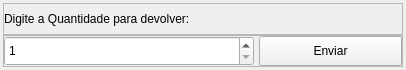
<?xml version="1.0" encoding="UTF-8"?>
<ui version="4.0">
 <class>MainWindow</class>
 <widget class="QMainWindow" name="MainWindow">
  <property name="geometry">
   <rect>
    <x>0</x>
    <y>0</y>
    <width>406</width>
    <height>70</height>
   </rect>
  </property>
  <property name="minimumSize">
   <size>
    <width>406</width>
    <height>70</height>
   </size>
  </property>
  <property name="maximumSize">
   <size>
    <width>406</width>
    <height>70</height>
   </size>
  </property>
  <property name="windowTitle">
   <string>MainWindow</string>
  </property>
  <widget class="QWidget" name="centralwidget">
   <property name="minimumSize">
    <size>
     <width>0</width>
     <height>0</height>
    </size>
   </property>
   <property name="maximumSize">
    <size>
     <width>999999</width>
     <height>999999</height>
    </size>
   </property>
   <layout class="QVBoxLayout" name="verticalLayout">
    <property name="spacing">
     <number>0</number>
    </property>
    <property name="leftMargin">
     <number>3</number>
    </property>
    <property name="topMargin">
     <number>3</number>
    </property>
    <property name="rightMargin">
     <number>3</number>
    </property>
    <property name="bottomMargin">
     <number>3</number>
    </property>
    <item>
     <widget class="QFrame" name="frame">
      <property name="frameShape">
       <enum>QFrame::StyledPanel</enum>
      </property>
      <property name="frameShadow">
       <enum>QFrame::Raised</enum>
      </property>
      <layout class="QHBoxLayout" name="horizontalLayout">
       <property name="leftMargin">
        <number>0</number>
       </property>
       <property name="topMargin">
        <number>0</number>
       </property>
       <property name="rightMargin">
        <number>0</number>
       </property>
       <property name="bottomMargin">
        <number>0</number>
       </property>
       <item>
        <widget class="QLabel" name="label">
         <property name="styleSheet">
          <string notr="true">font: 12px &quot;Arial Rounded MT Bold&quot;;
</string>
         </property>
         <property name="text">
          <string>Digite a Quantidade para devolver:</string>
         </property>
        </widget>
       </item>
       <item>
        <widget class="QLabel" name="labelNome">
         <property name="text">
          <string/>
         </property>
        </widget>
       </item>
      </layout>
     </widget>
    </item>
    <item>
     <widget class="QFrame" name="frame_2">
      <property name="frameShape">
       <enum>QFrame::StyledPanel</enum>
      </property>
      <property name="frameShadow">
       <enum>QFrame::Raised</enum>
      </property>
      <layout class="QHBoxLayout" name="horizontalLayout_2">
       <property name="spacing">
        <number>5</number>
       </property>
       <property name="leftMargin">
        <number>0</number>
       </property>
       <property name="topMargin">
        <number>0</number>
       </property>
       <property name="rightMargin">
        <number>0</number>
       </property>
       <property name="bottomMargin">
        <number>0</number>
       </property>
       <item>
        <widget class="QSpinBox" name="spinBox">
         <property name="minimumSize">
          <size>
           <width>250</width>
           <height>30</height>
          </size>
         </property>
         <property name="maximumSize">
          <size>
           <width>250</width>
           <height>16777215</height>
          </size>
         </property>
         <property name="cursor">
          <cursorShape>ArrowCursor</cursorShape>
         </property>
         <property name="styleSheet">
          <string notr="true">font: 12pt &quot;Arial Rounded MT Bold&quot;;</string>
         </property>
         <property name="minimum">
          <number>1</number>
         </property>
         <property name="value">
          <number>1</number>
         </property>
        </widget>
       </item>
       <item>
        <widget class="QPushButton" name="btnEnviar">
         <property name="minimumSize">
          <size>
           <width>0</width>
           <height>30</height>
          </size>
         </property>
         <property name="cursor">
          <cursorShape>PointingHandCursor</cursorShape>
         </property>
         <property name="text">
          <string>Enviar</string>
         </property>
        </widget>
       </item>
      </layout>
     </widget>
    </item>
   </layout>
  </widget>
 </widget>
 <resources/>
 <connections/>
</ui>
